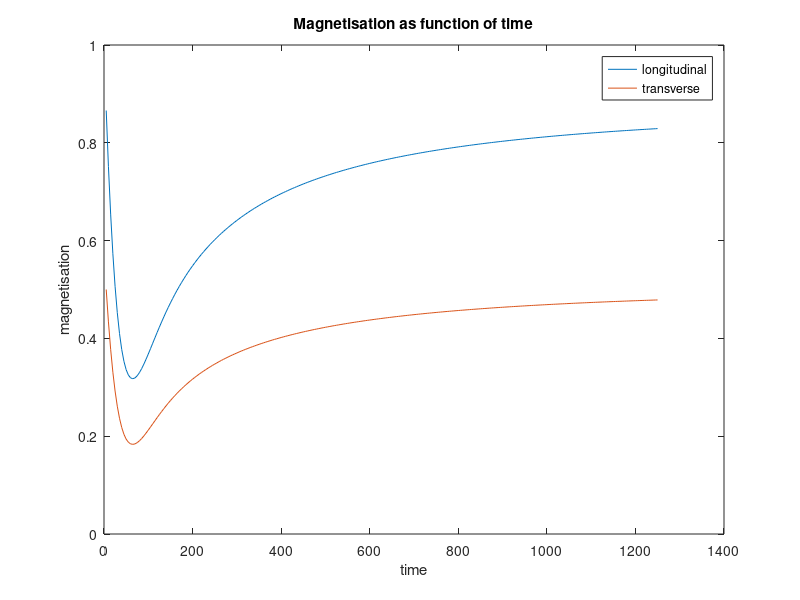

Reproduce this figure in MATLAB.
exercise = 4;
switch exercise
    case 1
        T_1 = 900; %ms
        T_2 = 100; %ms
        alpha = 30; %deg
        theta = 0; %deg
    case 2
        T_1 = 900; %ms
        T_2 = 100; %ms
        alpha = 30; %deg
        theta = 45; %deg
    case 3
        T_1 = 900; %ms
        T_2 = 100; %ms
        alpha = 30; %deg
        theta = 90; %deg
    case 4
        T_1 = 900; %ms
        T_2 = 0; %ms
        alpha = 30; %deg
        theta = 0; %deg
end

%Set variables 
TR = 1:250;
TR = TR.*5;
alpha = alpha*(pi/180);
theta = theta*(pi/180);
M_0 = [0; 0; 1];

Mafter = M_0;

Mz = zeros(1, size(TR,2));
Mt = zeros(1, size(TR,2));

for i = 1:size(TR,2)
    t = TR(i);
    E1 = exp(-t/T_1);
    E2 = exp(-t/T_2);

    Mbefore = [E2*cos(theta), E2*sin(theta), 0; -E2*sin(theta), E2*cos(theta), 0; 0, 0, E1]*Mafter + (1-E1)*M_0;

    Mafter = [1, 0, 0; 0, cos(alpha), sin(alpha); 0, -sin(alpha), cos(alpha)]*Mbefore;

    Mz(i) = Mafter(3);

    Mt(i) = sqrt(Mafter(1)^2 + Mafter(2)^2);
end

figure
plot(TR, Mz)
hold on
plot(TR,Mt)
xlabel('time')
ylabel('magnetisation')
legend('longitudinal', 'transverse')
title('Magnetisation as function of time')

